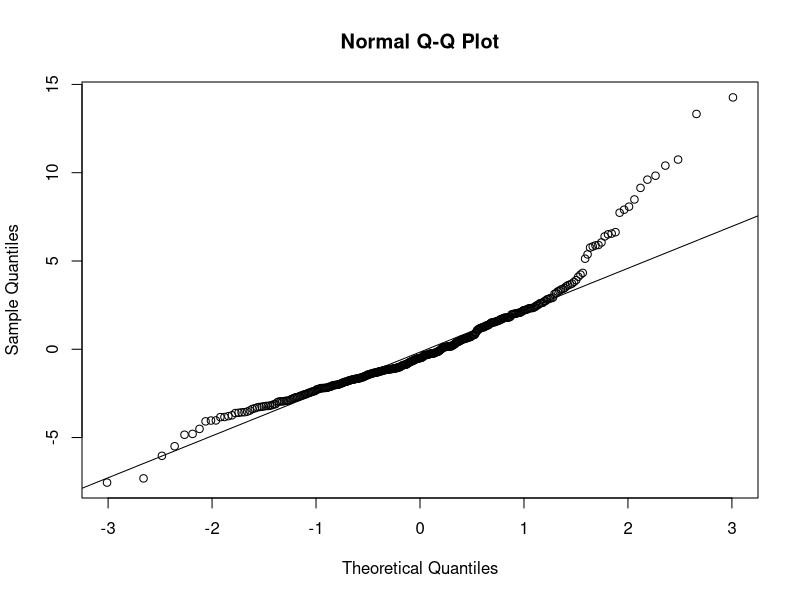
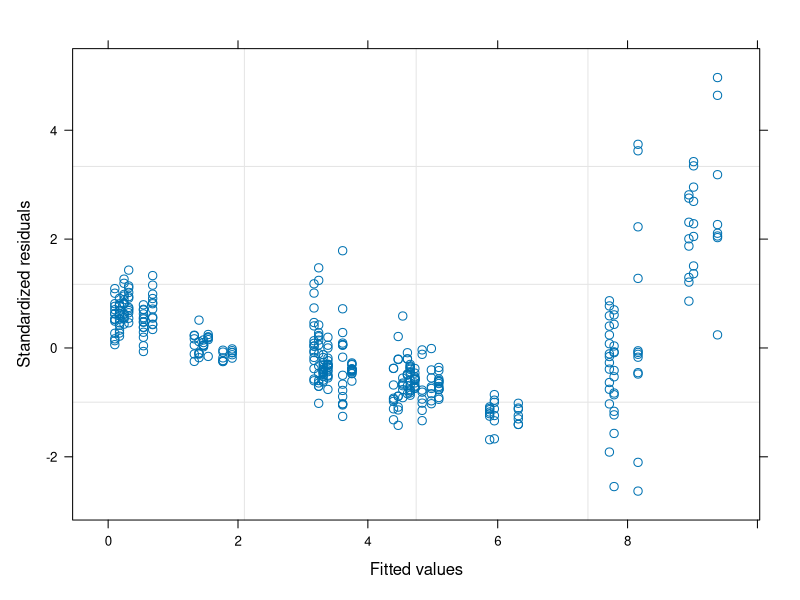
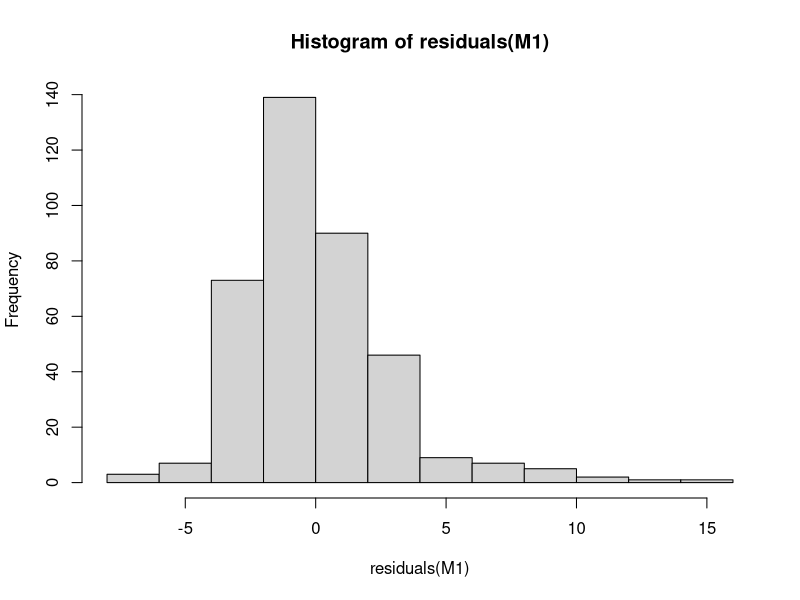

Here is the R script that generated these plots, in order: (Note: this script raises an error after producing the figures.)
#17-Feb-16
#Script to analyze cincy nds from buried stream study 
#two data files.  cincy.nds is the data file with all the individuals reps for the nds analysis
  #based on prior analysis by Jake, "buried up" and "buried down" are the same, so analyze them as "buried"
  #use cincy.nds to analyze carbon limitation patterns
#cincy.reach contains the averages from the carbon*stream*buried*season nds to study relationships
  #with reach-scale data


############################################################################################
#load and set up data

#packages
install.packages("nlme")
install.packages("nortest")
install.packages("dplyr")
library(nlme)
library(nortest)
library(dplyr)

#attach and evaluate data
nds<-read.table(file="cincy.nds.csv", header=T, sep=',')
str(nds)
unique(nds$stream)
unique(nds$season)
unique(nds$reach)
unique(nds$carbon)

nds$carbon <- factor(nds$carbon, levels = c("Control", "Arabinose", "Cellobiose", "Glucose"))
  #same thing?  nds$carbon <- as.factor(nds$carbon)

############################################################################################
#C limitation analysis with all the data
  #to determine carbon limitation patterns in the aggregate,
  #I think it's better to do it with NRR which takes into account season/reach differences
  #in the response over background.  In that case, the controls are not a value that is 
  #analyzed in the model since the carbon responses are divided by the control.  
  #To continue using cr.area, we can either make a variable or just a find and replace
############################################################################################
fall<-subset(nds, season=="Fall")
spring<-subset(nds, season=="Spring")
fall.spring<-rbind(fall,spring)

M1<-gls(nrr~carbon+season+reach+stream, data=fall.spring, na.action=na.omit)
summary(M1)
qqnorm(residuals(M1))
qqline(residuals(M1))
ad.test(residuals(M1))
plot(M1)
hist(residuals(M1))
plot(fall.spring$nrr,residuals(M1)) #not plotting due to NAs in nrr
plot(filter(fall.spring, !is.na(nrr)) %>% select(carbon), # code to filter out null value (dplyr package) -J
     residuals(M1), 
     xlab="carbon type", 
     ylab="Residuals")

vf<-varIdent(form=~1|carbon)
  #I tried all effects as an alternate variance structure, and this one produced the best model
M2<-gls(nrr~carbon+season+reach+stream, data=fall.spring, na.action=na.omit, weights=vf)
anova(M1,M2)
summary(M2)
  #arabinose is different than control (p<0.0001), not different than glucose, cellobiose higher (p=0.0426)
  #streams are different, so good blocking factor
  #buried has a stronger response than daylight (p<0.0001)
  #spring a stronger response than fall
qqnorm(residuals(M2))
qqline(residuals(M2))
ad.test(residuals(M2))
plot(M2)
hist(residuals(M2))
plot(fall.spring$nrr,residuals(M2))

vf<-varIdent(form=~1|carbon*season)
M3<-gls(nrr~carbon+season+reach+stream, data=fall.spring, na.action=na.omit, weights=vf)
anova(M1,M2,M3)
  #this has lower AIC, but the conclusion is the same
qqnorm(residuals(M3))
qqline(residuals(M3))
ad.test(residuals(M3))
plot(M3)
hist(residuals(M3))
plot(fall.spring$nrr,residuals(M3))


vf<-varIdent(form=~1|carbon*season*reach)
M4<-gls(nrr~carbon+season+reach+stream, data=fall.spring, na.action=na.omit, weights=vf)
anova(M1,M2,M3,M4)
  #this has even lower AIC, but the conclusion is the same

plot(M4)
hist(residuals(M4))
plot(fall.spring$nrr,residuals(M4))
qqnorm(residuals(M4))

############################################################################################
#C limitation analysis by stream*season*reach
  #this analysis tells us which deployment showed C limitation
############################################################################################

#Amberly
#subset data by stream*season*reach
amberly<-subset(nds,stream=="Amberly")
amberly.fall<-subset(amberly,season=="Fall")
amberly.spring<-subset(amberly,season=="Spring")
amberly.summer<-subset(amberly,season=="Summer")
amberly.fall.buried<-subset(amberly.fall,reach=="buried")
amberly.fall.daylight<-subset(amberly.fall,reach=="daylight")
amberly.spring.buried<-subset(amberly.spring,reach=="buried")
amberly.spring.daylight<-subset(amberly.spring,reach=="daylight")
amberly.summer.buried<-subset(amberly.summer,reach=="buried")
amberly.summer.daylight<-subset(amberly.summer,reach=="daylight")

############################################################################################

#Amberly, fall buried CR expressed by area

M1<-gls(cr.area~carbon,data=amberly.fall.buried, na.action=na.omit)
summary(M1)
  #Arabinose is significantly greater than control (p<0.0001), but not different than cellobiose or glucose
qqnorm(residuals(M1))
qqline(residuals(M1))
ad.test(residuals(M1))
  #residuals are acceptable p=0.6953

hist(residuals(M1), xlab="residuals",main="")
plot(amberly.fall.buried$carbon, residuals(M1), xlab="carbon type", ylab="Residuals")
bartlett.test(cr.area~carbon, data=amberly.fall.buried)
  #variance is unequal among strata p=2.2e-5

#analyze data accounting for strata variance
vf<-varIdent(form=~1|carbon)
M2<-gls(cr.area~carbon, data=amberly.fall.buried, na.action=na.omit,weights=vf)
summary(M2)
  #Arabinose is significantly greater than control (p<0.0000), but not different than cellobiose or glucose

anova(M1,M2)
AIC(M1,M2)
  #accounting for strata variance is better

############################################################################################

#Amberly, fall buried CR expressed by afdm

M1<-gls(cr.afdm~carbon,data=amberly.fall.buried, na.action=na.omit)
summary(M1)
  #arabinose is barely lower than the control (p=0.498), cellobiose and glucose do not differ from arabinose
qqnorm(residuals(M1))
qqline(residuals(M1))
ad.test(residuals(M1))
  #residuals are terrible

hist(residuals(M1), xlab="residuals",main="")
plot(amberly.fall.buried$carbon, residuals(M1), xlab="carbon type", ylab="Residuals")
  #won't plot because of a null value in cr.afdm
bartlett.test(cr.afdm~carbon, data=amberly.fall.buried)
  #variance is unequal among strata p=3.3e-8

vf<-varIdent(form=~1|carbon)
M2<-gls(cr.afdm~carbon, data=amberly.fall.buried, na.action=na.omit,weights=vf)
summary(M2)
  #no significant differences among carbon types
  
anova(M1,M2)
AIC(M1,M2)
  #AIC looks better in the model accounting for strata variance

############################################################################################

#Amberly, fall daylight CR expressed by area

M1<-gls(cr.area~carbon,data=amberly.fall.daylight, na.action=na.omit)
summary(M1)
  #Arabinose is not different than control (p=0.102), not different than cellobiose or glucose
qqnorm(residuals(M1))
qqline(residuals(M1))
ad.test(residuals(M1))
  #residuals are not great p=0.04343

hist(residuals(M1), xlab="residuals",main="")
plot(amberly.fall.daylight$carbon, residuals(M1), xlab="carbon type", ylab="Residuals")
bartlett.test(cr.area~carbon, data=amberly.fall.daylight)
  #variance is unequal among strata p=0.00021

#analyze data accounting for strata variance
vf<-varIdent(form=~1|carbon)
M2<-gls(cr.area~carbon, data=amberly.fall.daylight, na.action=na.omit,weights=vf)
summary(M2)
  #Arabinose is significantly greater than control (p=0.0091), but not different than cellobiose or glucose

anova(M1,M2)
AIC(M1,M2)
  #model accounting for stratum variance is better

############################################################################################

#Amberly, fall daylight CR expressed by afdm

M1<-gls(cr.afdm~carbon,data=amberly.fall.daylight, na.action=na.omit)
summary(M1)
  #arabinose is not different than the control (p=0.498), cellobiose and glucose do not differ from arabinose
qqnorm(residuals(M1))
qqline(residuals(M1))
ad.test(residuals(M1))
  #residuals are OK p=0.786

hist(residuals(M1), xlab="residuals",main="")
plot(amberly.fall.daylight$carbon, residuals(M1), xlab="carbon type", ylab="Residuals")
bartlett.test(cr.afdm~carbon, data=amberly.fall.daylight)
  #variance is not different among strata p=0.6403

vf<-varIdent(form=~1|carbon)
M2<-gls(cr.afdm~carbon, data=amberly.fall.daylight, na.action=na.omit,weights=vf)
summary(M2)
  
anova(M1,M2)
AIC(M1,M2)
#no significant differences among carbon types
  #AIC looks better in the model without stratum variance and the models are not different

############################################################################################

#Amberly, spring buried CR expressed by area

M1<-gls(cr.area~carbon,data=amberly.spring.buried, na.action=na.omit)
summary(M1)
  #Arabinose is significantly greater than control (p=0.007), but not different than cellobiose or glucose
qqnorm(residuals(M1))
qqline(residuals(M1))
ad.test(residuals(M1))
  #residuals are acceptable p=0.3083

hist(residuals(M1), xlab="residuals",main="")
plot(amberly.spring.buried$carbon, residuals(M1), xlab="carbon type", ylab="Residuals")
bartlett.test(cr.area~carbon, data=amberly.spring.buried)
  #variance is unequal among strata p=0.0014

#analyze data accounting for strata variance
vf<-varIdent(form=~1|carbon)
M2<-gls(cr.area~carbon, data=amberly.spring.buried, na.action=na.omit,weights=vf)
summary(M2)
  #Arabinose is significantly greater than control (p<0.0000), but not different than cellobiose or glucose

anova(M1,M2)
AIC(M1,M2)
  #model with stratum variance has lower AIC and is significantly better

############################################################################################

#Amberly, spring buried CR expressed by afdm

M1<-gls(cr.afdm~carbon,data=amberly.spring.buried, na.action=na.omit)
summary(M1)
  #arabinose is not different than the control (p=0.388), cellobiose and glucose do not differ from arabinose
qqnorm(residuals(M1))
qqline(residuals(M1))
ad.test(residuals(M1))
  #residuals are acceptable p=0.3135

hist(residuals(M1), xlab="residuals",main="")
plot(amberly.spring.buried$carbon, residuals(M1), xlab="carbon type", ylab="Residuals")
  #plot error because of two null value
bartlett.test(cr.afdm~carbon, data=amberly.spring.buried)
  #variance is not different among strata p=0.4213

vf<-varIdent(form=~1|carbon)
M2<-gls(cr.afdm~carbon, data=amberly.spring.buried, na.action=na.omit,weights=vf)
summary(M2)

anova(M1,M2)
AIC(M1,M2)
  #AIC looks better in the first model, and models are not significantly different

############################################################################################

#Amberly, spring daylight CR expressed by area

M1<-gls(cr.area~carbon,data=amberly.spring.daylight, na.action=na.omit)
summary(M1)
  #Arabinose is not different than control (p=0.11), and not different than cellobiose or glucose
qqnorm(residuals(M1))
qqline(residuals(M1))
ad.test(residuals(M1))
  #residuals are acceptable p=0.2369

hist(residuals(M1), xlab="residuals",main="")
plot(amberly.spring.daylight$carbon, residuals(M1), xlab="carbon type", ylab="Residuals")
bartlett.test(cr.area~carbon, data=amberly.spring.daylight)
  #variance is not different among strata p=0.0804, but they don't look great

#analyze data accounting for strata variance
vf<-varIdent(form=~1|carbon)
M2<-gls(cr.area~carbon, data=amberly.spring.daylight, na.action=na.omit,weights=vf)
summary(M2)
  #Arabinose is not significantly different than control (p=0.0777), and not different than cellobiose or glucose

anova(M1,M2)
AIC(M1,M2)
  #gls model has lower AIC, but models are not significantly different

############################################################################################

#Amberly, spring daylight CR expressed by afdm

M1<-gls(cr.afdm~carbon,data=amberly.spring.daylight, na.action=na.omit)
summary(M1)
  #arabinose is not different than the control or glucose (p=0.388), but cellobiose is higher than arabinose
qqnorm(residuals(M1))
qqline(residuals(M1))
ad.test(residuals(M1))
  #residuals are terrible p=0.001912

hist(residuals(M1), xlab="residuals",main="")
plot(amberly.spring.daylight$carbon, residuals(M1), xlab="carbon type", ylab="Residuals")
  #plot error due to one null value
bartlett.test(cr.afdm~carbon, data=amberly.spring.daylight)
  #variance is different among strata p=0.00072

vf<-varIdent(form=~1|carbon)
M2<-gls(cr.afdm~carbon, data=amberly.spring.daylight, na.action=na.omit,weights=vf)
summary(M2)
  #no significant differences among carbon types

anova(M1,M2)
AIC(M1,M2)
  #model with stratum variance is significantly better 

############################################################################################

#Amberly, summer buried CR expressed by area

M1<-gls(cr.area~carbon,data=amberly.summer.buried, na.action=na.omit)
summary(M1)
  #Arabinose is significantly greater than control (p=0.004), but not different than cellobiose or glucose
qqnorm(residuals(M1))
qqline(residuals(M1))
ad.test(residuals(M1))
  #residuals are acceptable p=0.08272

hist(residuals(M1), xlab="residuals",main="")
plot(amberly.summer.buried$carbon, residuals(M1), xlab="carbon type", ylab="Residuals")
bartlett.test(cr.area~carbon, data=amberly.summer.buried)
  #variance is unequal among strata p=0.0004

#analyze data accounting for strata variance
vf<-varIdent(form=~1|carbon)
M2<-gls(cr.area~carbon, data=amberly.summer.buried, na.action=na.omit,weights=vf)
summary(M2)
  #Arabinose is significantly greater than control (p<0.0002), but not different than cellobiose or glucose

anova(M1,M2)
AIC(M1,M2)
  #model with stratum variance has lower AIC and is significantly better

############################################################################################

#Amberly, summer buried CR expressed by afdm

M1<-gls(cr.afdm~carbon,data=amberly.summer.buried, na.action=na.omit)
summary(M1)
  #arabinose is different than the control (p=0.0451), cellobiose and glucose do not differ from arabinose
qqnorm(residuals(M1))
qqline(residuals(M1))
ad.test(residuals(M1))
  #residuals are terrible p=4.8e-6

hist(residuals(M1), xlab="residuals",main="")
plot(amberly.summer.buried$carbon, residuals(M1), xlab="carbon type", ylab="Residuals")
  #plot error because of two null value
bartlett.test(cr.afdm~carbon, data=amberly.summer.buried)
  #variance is different among strata p=0.00085

vf<-varIdent(form=~1|carbon)
M2<-gls(cr.afdm~carbon, data=amberly.summer.buried, na.action=na.omit,weights=vf)
summary(M2)
  #no significant differences p=0.0697

anova(M1,M2)
AIC(M1,M2)
  #The model with strata variance is significantly better

############################################################################################

#Amberly, summer daylight CR expressed by area

M1<-gls(cr.area~carbon,data=amberly.summer.daylight, na.action=na.omit)
summary(M1)
  #Arabinose is different than control (p=0.0273), and not different than cellobiose or glucose
qqnorm(residuals(M1))
qqline(residuals(M1))
ad.test(residuals(M1))
  #residuals are bad p=0.009145

hist(residuals(M1), xlab="residuals",main="")
plot(amberly.summer.daylight$carbon, residuals(M1), xlab="carbon type", ylab="Residuals")
bartlett.test(cr.area~carbon, data=amberly.summer.daylight)
  #variance is different among strata p=9.2e-6

#analyze data accounting for strata variance
vf<-varIdent(form=~1|carbon)
M2<-gls(cr.area~carbon, data=amberly.summer.daylight, na.action=na.omit,weights=vf)
summary(M2)
  #Arabinose is significantly different than control (p=0.0022) and cellobiose (0.0372),
    #and not different than glucose

anova(M1,M2)
AIC(M1,M2)
#model with strata variance is better

############################################################################################

#Amberly, summer daylight CR expressed by afdm

M1<-gls(cr.afdm~carbon,data=amberly.summer.daylight, na.action=na.omit)
summary(M1)
  #no differences
qqnorm(residuals(M1))
qqline(residuals(M1))
ad.test(residuals(M1))
#residuals are terrible p=4.2e-11

hist(residuals(M1), xlab="residuals",main="")
plot(amberly.summer.daylight$carbon, residuals(M1), xlab="carbon type", ylab="Residuals")
  #plot error due to three null values
bartlett.test(cr.afdm~carbon, data=amberly.summer.daylight)
  #variance is different among strata p=2.9e-12

M2<-gls(cr.afdm~carbon, data=amberly.summer.daylight, na.action=na.omit,weights=vf)
summary(M2)
  #no significant differences among carbon types

anova(M1,M2)
AIC(M1,M2)
#model with stratum variance is significantly better 

############################################################################################
#Eastgate
#subset data by stream*season*reach
eastgate<-subset(nds,stream=="Eastgate")
eastgate.fall<-subset(eastgate,season=="Fall")
eastgate.spring<-subset(eastgate,season=="Spring")
eastgate.summer<-subset(eastgate,season=="Summer")
eastgate.fall.buried<-subset(eastgate.fall,reach=="buried")
eastgate.fall.daylight<-subset(eastgate.fall,reach=="daylight")
eastgate.spring.buried<-subset(eastgate.spring,reach=="buried")
eastgate.spring.daylight<-subset(eastgate.spring,reach=="daylight")
eastgate.summer.buried<-subset(eastgate.summer,reach=="buried")
eastgate.summer.daylight<-subset(eastgate.summer,reach=="daylight")

############################################################################################

#eastgate, fall buried CR expressed by area

M1<-gls(cr.area~carbon,data=eastgate.fall.buried, na.action=na.omit)
summary(M1)
  #Arabinose is significantly greater than control (p<0.0001), and also cellobiose or glucose
qqnorm(residuals(M1))
qqline(residuals(M1))
ad.test(residuals(M1))
  #residuals are acceptable p=0.08401

hist(residuals(M1), xlab="residuals",main="")
plot(eastgate.fall.buried$carbon, residuals(M1), xlab="carbon type", ylab="Residuals")
bartlett.test(cr.area~carbon, data=eastgate.fall.buried)
  #variance is not different among strata p=0.06866

#analyze data accounting for strata variance
vf<-varIdent(form=~1|carbon)
M2<-gls(cr.area~carbon, data=eastgate.fall.buried, na.action=na.omit,weights=vf)
summary(M2)
  #Arabinose is significantly greater than control (p<0.0000), and also cellobiose and glucose

anova(M1,M2)
AIC(M1,M2)
  #accounting for strata variance is a better AIC, but models not significantly different

############################################################################################

#eastgate, fall buried CR expressed by afdm

M1<-gls(cr.afdm~carbon,data=eastgate.fall.buried, na.action=na.omit)
summary(M1)
  #no significant differences
qqnorm(residuals(M1))
qqline(residuals(M1))
ad.test(residuals(M1))
  #residuals are terrible p=6.7e-5

hist(residuals(M1), xlab="residuals",main="")
plot(eastgate.fall.buried$carbon, residuals(M1), xlab="carbon type", ylab="Residuals")
  #looks a bit weird with glucose
bartlett.test(cr.afdm~carbon, data=eastgate.fall.buried)
  #variance is unequal among strata p=8.3e-5

vf<-varIdent(form=~1|carbon)
M2<-gls(cr.afdm~carbon, data=eastgate.fall.buried, na.action=na.omit,weights=vf)
summary(M2)
  #no significant differences among carbon types

anova(M1,M2)
AIC(M1,M2)
  #AIC looks better in the model accounting for strata variance

############################################################################################

#eastgate, fall daylight CR expressed by area

M1<-gls(cr.area~carbon,data=eastgate.fall.daylight, na.action=na.omit)
summary(M1)
  #Arabinose is different than control (p=0.001), not different than cellobiose or glucose
qqnorm(residuals(M1))
qqline(residuals(M1))
ad.test(residuals(M1))
  #residuals are not good p=0.00011

hist(residuals(M1), xlab="residuals",main="")
plot(eastgate.fall.daylight$carbon, residuals(M1), xlab="carbon type", ylab="Residuals")
bartlett.test(cr.area~carbon, data=eastgate.fall.daylight)
  #variance is OK among strata p=0.4182

#analyze data accounting for strata variance
vf<-varIdent(form=~1|carbon)
M2<-gls(cr.area~carbon, data=eastgate.fall.daylight, na.action=na.omit,weights=vf)
summary(M2)
  #Arabinose is significantly greater than control (p=0.0045), but not different than cellobiose or glucose

anova(M1,M2)
AIC(M1,M2)
#first model is better on AIC, but not significantly different

############################################################################################

#eastgate, fall daylight CR expressed by afdm

M1<-gls(cr.afdm~carbon,data=eastgate.fall.daylight, na.action=na.omit)
summary(M1)
  #arabinose is not different than the control (p=0.498), but different than cellobiose
qqnorm(residuals(M1))
qqline(residuals(M1))
ad.test(residuals(M1))
#residuals are not good p=0.01472

hist(residuals(M1), xlab="residuals",main="")
plot(eastgate.fall.daylight$carbon, residuals(M1), xlab="carbon type", ylab="Residuals")
  #null value
bartlett.test(cr.afdm~carbon, data=eastgate.fall.daylight)
  #variance is different among strata p=0.0415

vf<-varIdent(form=~1|carbon)
M2<-gls(cr.afdm~carbon, data=eastgate.fall.daylight, na.action=na.omit,weights=vf)
summary(M2)
  #arabinose is not different than the control (p=0.2214), but different than cellobiose

anova(M1,M2)
AIC(M1,M2)
  #stratum variance is a better model
############################################################################################

#eastgate, spring buried CR expressed by area

M1<-gls(cr.area~carbon,data=eastgate.spring.buried, na.action=na.omit)
summary(M1)
  #Arabinose is significantly greater than control (p<0.0001), but not different than cellobiose or glucose
qqnorm(residuals(M1))
qqline(residuals(M1))
ad.test(residuals(M1))
  #residuals are off p=0.04296

hist(residuals(M1), xlab="residuals",main="")
plot(eastgate.spring.buried$carbon, residuals(M1), xlab="carbon type", ylab="Residuals")
bartlett.test(cr.area~carbon, data=eastgate.spring.buried)
  #variance is unequal among strata p=0.02216

#analyze data accounting for strata variance
vf<-varIdent(form=~1|carbon)
M2<-gls(cr.area~carbon, data=eastgate.spring.buried, na.action=na.omit,weights=vf)
summary(M2)
  #Arabinose is significantly greater than control (p<0.0000), but not different than cellobiose or glucose

anova(M1,M2)
AIC(M1,M2)
  #model with stratum variance has lower AIC and is significantly better

############################################################################################

#eastgate, spring buried CR expressed by afdm

M1<-gls(cr.afdm~carbon,data=eastgate.spring.buried, na.action=na.omit)
summary(M1)
  #arabinose is not different than the control (p=0.985), cellobiose and glucose do not differ from arabinose
qqnorm(residuals(M1))
qqline(residuals(M1))
ad.test(residuals(M1))
#residuals are not good p=5.8e-8

hist(residuals(M1), xlab="residuals",main="")
plot(eastgate.spring.buried$carbon, residuals(M1), xlab="carbon type", ylab="Residuals")
  #plot error because of two null values
bartlett.test(cr.afdm~carbon, data=eastgate.spring.buried)
#variance is not different among strata p=0.00060

vf<-varIdent(form=~1|carbon)
M2<-gls(cr.afdm~carbon, data=eastgate.spring.buried, na.action=na.omit,weights=vf)
summary(M2)

anova(M1,M2)
AIC(M1,M2)
#AIC better in the stratum variance, models is significantly better

############################################################################################

#eastgate, spring daylight CR expressed by area

M1<-gls(cr.area~carbon,data=eastgate.spring.daylight, na.action=na.omit)
summary(M1)
  #Arabinose is different than control (p=0.0002), and not different than cellobiose or glucose
qqnorm(residuals(M1))
qqline(residuals(M1))
ad.test(residuals(M1))
  #residuals are not good p=0.0195

hist(residuals(M1), xlab="residuals",main="")
plot(eastgate.spring.daylight$carbon, residuals(M1), xlab="carbon type", ylab="Residuals")
bartlett.test(cr.area~carbon, data=eastgate.spring.daylight)
  #variance is different among strata p=0.04897

#analyze data accounting for strata variance
vf<-varIdent(form=~1|carbon)
M2<-gls(cr.area~carbon, data=eastgate.spring.daylight, na.action=na.omit,weights=vf)
summary(M2)
  #Arabinose is significantly different than control (p<0.0000), and not different than cellobiose or glucose

anova(M1,M2)
AIC(M1,M2)
  #model stratum variance is better

############################################################################################

#eastgate, spring daylight CR expressed by afdm

M1<-gls(cr.afdm~carbon,data=eastgate.spring.daylight, na.action=na.omit)
summary(M1)
  #arabinose is not different than the control or others (p=0.5066)
qqnorm(residuals(M1))
qqline(residuals(M1))
ad.test(residuals(M1))
#residuals are OK p=0.141

hist(residuals(M1), xlab="residuals",main="")
plot(eastgate.spring.daylight$carbon, residuals(M1), xlab="carbon type", ylab="Residuals")
bartlett.test(cr.afdm~carbon, data=eastgate.spring.daylight)
  #variance is different among strata p=0.04846

vf<-varIdent(form=~1|carbon)
M2<-gls(cr.afdm~carbon, data=eastgate.spring.daylight, na.action=na.omit,weights=vf)
summary(M2)
  #no significant differences among carbon types

anova(M1,M2)
AIC(M1,M2)
  #model with stratum variance is significantly better 

############################################################################################

#eastgate, summer buried CR expressed by area

M1<-gls(cr.area~carbon,data=eastgate.summer.buried, na.action=na.omit)
summary(M1)
  #Arabinose is significantly greater than control (p=0.0001), but not different than cellobiose or glucose
qqnorm(residuals(M1))
qqline(residuals(M1))
ad.test(residuals(M1))
  #residuals are not good p=0.01332

hist(residuals(M1), xlab="residuals",main="")
plot(eastgate.summer.buried$carbon, residuals(M1), xlab="carbon type", ylab="Residuals")
bartlett.test(cr.area~carbon, data=eastgate.summer.buried)
  #variance is unequal among strata p=0.0004

#analyze data accounting for strata variance
vf<-varIdent(form=~1|carbon)
M2<-gls(cr.area~carbon, data=eastgate.summer.buried, na.action=na.omit,weights=vf)
summary(M2)
  #Arabinose is significantly greater than control (p<0.0000), but not different than cellobiose or glucose

anova(M1,M2)
AIC(M1,M2)
  #model with stratum variance has lower AIC and is significantly better

############################################################################################

#eastgate, summer buried CR expressed by afdm

M1<-gls(cr.afdm~carbon,data=eastgate.summer.buried, na.action=na.omit)
summary(M1)
  #arabinose is not different than the control or others (p=0.1036)
qqnorm(residuals(M1))
qqline(residuals(M1))
ad.test(residuals(M1))
  #residuals are OK p=0.2276

hist(residuals(M1), xlab="residuals",main="")
plot(eastgate.summer.buried$carbon, residuals(M1), xlab="carbon type", ylab="Residuals")
bartlett.test(cr.afdm~carbon, data=eastgate.summer.buried)
  #variance is not different among strata p=0.0802

vf<-varIdent(form=~1|carbon)
M2<-gls(cr.afdm~carbon, data=eastgate.summer.buried, na.action=na.omit,weights=vf)
summary(M2)
  #arabinose significantly different than control p=0.0026

anova(M1,M2)
AIC(M1,M2)
  #The model with strata variance has lower AIC but is not significantly better

############################################################################################

#no data for eastgate summer daylight due to high flow



############################################################################################
#Este
#subset data by stream*season*reach
este<-subset(nds,stream=="Este")
este.fall<-subset(este,season=="Fall")
este.spring<-subset(este,season=="Spring")
este.summer<-subset(este,season=="Summer")
este.fall.buried<-subset(este.fall,reach=="buried")
este.fall.daylight<-subset(este.fall,reach=="daylight")
este.spring.buried<-subset(este.spring,reach=="buried")
este.spring.daylight<-subset(este.spring,reach=="daylight")
este.summer.buried<-subset(este.summer,reach=="buried")
este.summer.daylight<-subset(este.summer,reach=="daylight")

############################################################################################

#este, fall buried CR expressed by area

M1<-gls(cr.area~carbon,data=este.fall.buried, na.action=na.omit)
summary(M1)
  #Arabinose is significantly greater than control (p<0.0001), but not different than cellobiose or glucose
qqnorm(residuals(M1))
qqline(residuals(M1))
ad.test(residuals(M1))
  #residuals are acceptable p=0.1205

hist(residuals(M1), xlab="residuals",main="")
plot(este.fall.buried$carbon, residuals(M1), xlab="carbon type", ylab="Residuals")
bartlett.test(cr.area~carbon, data=este.fall.buried)
  #variance is unequal among strata p=3.6e-7

#analyze data accounting for strata variance
vf<-varIdent(form=~1|carbon)
M2<-gls(cr.area~carbon, data=este.fall.buried, na.action=na.omit,weights=vf)
summary(M2)
  #Arabinose is significantly greater than control (p<0.0000), but not different than cellobiose or glucose

anova(M1,M2)
AIC(M1,M2)
  #accounting for strata variance is better

############################################################################################

#este, fall buried CR expressed by afdm

M1<-gls(cr.afdm~carbon,data=este.fall.buried, na.action=na.omit)
summary(M1)
  #no differences
qqnorm(residuals(M1))
qqline(residuals(M1))
ad.test(residuals(M1))
  #residuals are not good p=0.02718

hist(residuals(M1), xlab="residuals",main="")
plot(este.fall.buried$carbon, residuals(M1), xlab="carbon type", ylab="Residuals")
  #won't plot because of a null value in cr.afdm
bartlett.test(cr.afdm~carbon, data=este.fall.buried)
  #variance is unequal among strata p=0.048

vf<-varIdent(form=~1|carbon)
M2<-gls(cr.afdm~carbon, data=este.fall.buried, na.action=na.omit,weights=vf)
summary(M2)
  #no significant differences among carbon types

anova(M1,M2)
AIC(M1,M2)
  #AIC looks better in the model accounting for strata variance

############################################################################################

#este, fall daylight CR expressed by area

M1<-gls(cr.area~carbon,data=este.fall.daylight, na.action=na.omit)
summary(M1)
  #Arabinose is different than control (p<0.0001), not different than cellobiose or glucose
qqnorm(residuals(M1))
qqline(residuals(M1))
ad.test(residuals(M1))
  #residuals are OK p=0.2452

hist(residuals(M1), xlab="residuals",main="")
plot(este.fall.daylight$carbon, residuals(M1), xlab="carbon type", ylab="Residuals")
bartlett.test(cr.area~carbon, data=este.fall.daylight)
  #variance is unequal among strata p=0.000266

#analyze data accounting for strata variance
vf<-varIdent(form=~1|carbon)
M2<-gls(cr.area~carbon, data=este.fall.daylight, na.action=na.omit,weights=vf)
summary(M2)
  #Arabinose is significantly greater than control (p<0.0000), but not different than cellobiose or glucose

anova(M1,M2)
AIC(M1,M2)
  #model accounting for stratum variance is better

############################################################################################

#este, fall daylight CR expressed by afdm

M1<-gls(cr.afdm~carbon,data=este.fall.daylight, na.action=na.omit)
summary(M1)
  #arabinose is not different than the control (p=0.498), cellobiose and glucose do not differ from arabinose
qqnorm(residuals(M1))
qqline(residuals(M1))
ad.test(residuals(M1))
  #residuals are not OK p=0.00207

hist(residuals(M1), xlab="residuals",main="")
plot(este.fall.daylight$carbon, residuals(M1), xlab="carbon type", ylab="Residuals")
  #no plot due to one null
bartlett.test(cr.afdm~carbon, data=este.fall.daylight)
  #variance is different among strata p=0.0008

vf<-varIdent(form=~1|carbon)
M2<-gls(cr.afdm~carbon, data=este.fall.daylight, na.action=na.omit,weights=vf)
summary(M2)

anova(M1,M2)
AIC(M1,M2)
  #strata variance is a better model, but no significant differences
  
############################################################################################

#este, spring buried CR expressed by area

M1<-gls(cr.area~carbon,data=este.spring.buried, na.action=na.omit)
summary(M1)
  #Arabinose is significantly greater than control (p<0.0000), but not different than cellobiose or glucose
qqnorm(residuals(M1))
qqline(residuals(M1))
ad.test(residuals(M1))
  #residuals are acceptable p=0.6384

hist(residuals(M1), xlab="residuals",main="")
plot(este.spring.buried$carbon, residuals(M1), xlab="carbon type", ylab="Residuals")
bartlett.test(cr.area~carbon, data=este.spring.buried)
  #variance is unequal among strata p=0.0048

#analyze data accounting for strata variance
vf<-varIdent(form=~1|carbon)
M2<-gls(cr.area~carbon, data=este.spring.buried, na.action=na.omit,weights=vf)
summary(M2)
  #Arabinose is significantly greater than control (p<0.0000), but not different than cellobiose or glucose

anova(M1,M2)
AIC(M1,M2)
  #model with stratum variance has lower AIC and is significantly better

############################################################################################

#este, spring buried CR expressed by afdm

M1<-gls(cr.afdm~carbon,data=este.spring.buried, na.action=na.omit)
summary(M1)
  #arabinose is not different than the control (p=0.88), cellobiose and glucose do not differ from arabinose
qqnorm(residuals(M1))
qqline(residuals(M1))
ad.test(residuals(M1))
  #residuals are acceptable p=0.00062

hist(residuals(M1), xlab="residuals",main="")
plot(este.spring.buried$carbon, residuals(M1), xlab="carbon type", ylab="Residuals")
  #plot error because of two null values
bartlett.test(cr.afdm~carbon, data=este.spring.buried)
#variance is not different among strata p=0.098

vf<-varIdent(form=~1|carbon)
M2<-gls(cr.afdm~carbon, data=este.spring.buried, na.action=na.omit,weights=vf)
summary(M2)

anova(M1,M2)
AIC(M1,M2)
  #AIC looks better in the second model, and models are not significantly different

############################################################################################

#este, spring daylight CR expressed by area

M1<-gls(cr.area~carbon,data=este.spring.daylight, na.action=na.omit)
summary(M1)
  #Arabinose is different than control (p=0.0001), and not different than cellobiose or glucose
qqnorm(residuals(M1))
qqline(residuals(M1))
ad.test(residuals(M1))
#residuals are acceptable p=0.027

hist(residuals(M1), xlab="residuals",main="")
plot(este.spring.daylight$carbon, residuals(M1), xlab="carbon type", ylab="Residuals")
bartlett.test(cr.area~carbon, data=este.spring.daylight)
  #variance is different among strata p=0.00089

#analyze data accounting for strata variance
vf<-varIdent(form=~1|carbon)
M2<-gls(cr.area~carbon, data=este.spring.daylight, na.action=na.omit,weights=vf)
summary(M2)
  #Arabinose is significantly different than control (p<0.0001), and not different than cellobiose or glucose

anova(M1,M2)
AIC(M1,M2)
  #stratum variance is better

############################################################################################

#este, spring daylight CR expressed by afdm

M1<-gls(cr.afdm~carbon,data=este.spring.daylight, na.action=na.omit)
summary(M1)
  #arabinose is different than the control (p=0.019), but not different than cellobiose or glucose
qqnorm(residuals(M1))
qqline(residuals(M1))
ad.test(residuals(M1))
  #residuals are OK p=0.7126

hist(residuals(M1), xlab="residuals",main="")
plot(este.spring.daylight$carbon, residuals(M1), xlab="carbon type", ylab="Residuals")
bartlett.test(cr.afdm~carbon, data=este.spring.daylight)
  #variance is same among strata p=0.2282

vf<-varIdent(form=~1|carbon)
M2<-gls(cr.afdm~carbon, data=este.spring.daylight, na.action=na.omit,weights=vf)
summary(M2)
  #no significant differences among carbon types

anova(M1,M2)
AIC(M1,M2)
  #first model has lower AIC, but not difference between them

############################################################################################

#este, summer buried CR expressed by area

M1<-gls(cr.area~carbon,data=este.summer.buried, na.action=na.omit)
summary(M1)
  #Arabinose is significantly greater than control (p<0.0000), but not different than cellobiose or glucose
qqnorm(residuals(M1))
qqline(residuals(M1))
ad.test(residuals(M1))
  #residuals are garbage p=1.5e-11

hist(residuals(M1), xlab="residuals",main="")
plot(este.summer.buried$carbon, residuals(M1), xlab="carbon type", ylab="Residuals")
bartlett.test(cr.area~carbon, data=este.summer.buried)
  #variance is unequal among strata p=7.3e-12

#analyze data accounting for strata variance
vf<-varIdent(form=~1|carbon)
M2<-gls(cr.area~carbon, data=este.summer.buried, na.action=na.omit,weights=vf)
summary(M2)
  #Arabinose is significantly greater than control (p<0.0001) and glucose, but not different than cellobiose or glucose

anova(M1,M2)
AIC(M1,M2)
  #model with stratum variance has lower AIC and is significantly better

############################################################################################

#este, summer buried CR expressed by afdm

M1<-gls(cr.afdm~carbon,data=este.summer.buried, na.action=na.omit)
summary(M1)
  #arabinose is not different than the control or others (p=0.13)
qqnorm(residuals(M1))
qqline(residuals(M1))
ad.test(residuals(M1))
  #residuals are terrible p=0.0007

hist(residuals(M1), xlab="residuals",main="")
plot(este.summer.buried$carbon, residuals(M1), xlab="carbon type", ylab="Residuals")
bartlett.test(cr.afdm~carbon, data=este.summer.buried)
  #variance is different among strata p=0.00078

vf<-varIdent(form=~1|carbon)
M2<-gls(cr.afdm~carbon, data=este.summer.buried, na.action=na.omit,weights=vf)
summary(M2)
  #no significant differences p=0.0968

anova(M1,M2)
AIC(M1,M2)
  #The model with strata variance is significantly better

############################################################################################

#este, summer daylight CR expressed by area

M1<-gls(cr.area~carbon,data=este.summer.daylight, na.action=na.omit)
summary(M1)
  #Arabinose is different than control (p<0.0000), and not different than cellobiose or glucose
qqnorm(residuals(M1))
qqline(residuals(M1))
ad.test(residuals(M1))
  #residuals are OK p=0.7713

hist(residuals(M1), xlab="residuals",main="")
plot(este.summer.daylight$carbon, residuals(M1), xlab="carbon type", ylab="Residuals")
bartlett.test(cr.area~carbon, data=este.summer.daylight)
  #variance is not different among strata p=0.1057

#analyze data accounting for strata variance
vf<-varIdent(form=~1|carbon)
M2<-gls(cr.area~carbon, data=este.summer.daylight, na.action=na.omit,weights=vf)
summary(M2)
  #Arabinose is significantly different than control (p<0.0000)

anova(M1,M2)
AIC(M1,M2)
  #model with strata variance is better, but not significantly different

############################################################################################

#este, summer daylight CR expressed by afdm

M1<-gls(cr.afdm~carbon,data=este.summer.daylight, na.action=na.omit)
summary(M1)
  #arabinose different than the control p=0.024
qqnorm(residuals(M1))
qqline(residuals(M1))
ad.test(residuals(M1))
  #residuals are OK p=0.39

hist(residuals(M1), xlab="residuals",main="")
plot(este.summer.daylight$carbon, residuals(M1), xlab="carbon type", ylab="Residuals")
bartlett.test(cr.afdm~carbon, data=este.summer.daylight)
  #variance is different among strata p=0.009

M2<-gls(cr.afdm~carbon, data=este.summer.daylight, na.action=na.omit,weights=vf)
summary(M2)
  #no significant differences among carbon types

anova(M1,M2)
AIC(M1,M2)
  #model with stratum variance is significantly better 

############################################################################################


#somehow I can use this to plot with na?
#myData[!is.na(myData$Column),]
